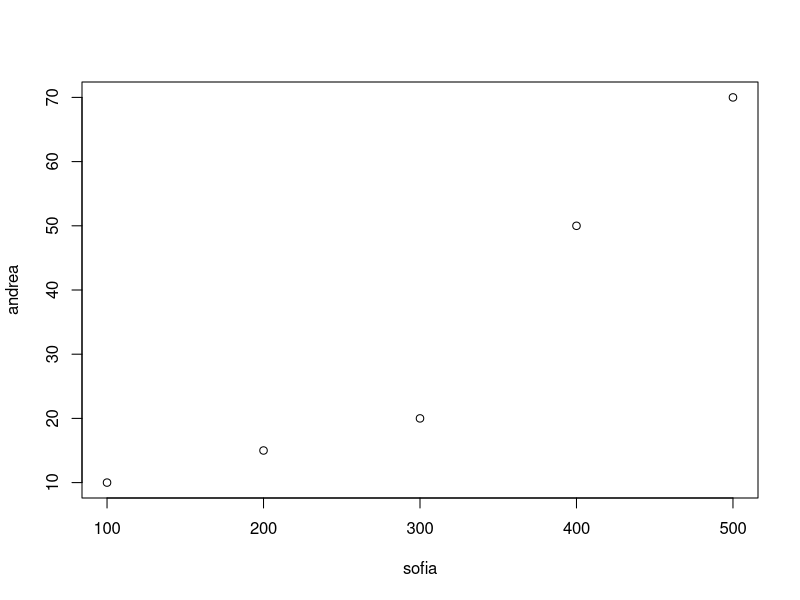
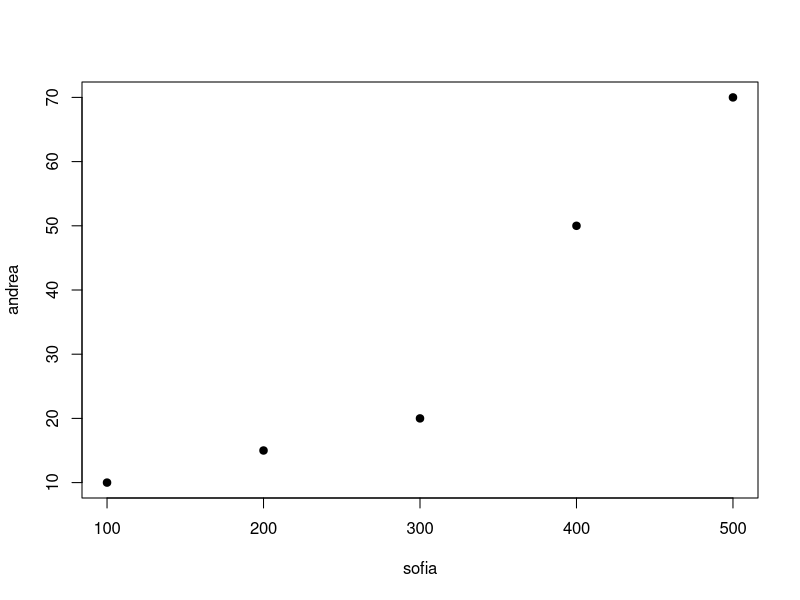
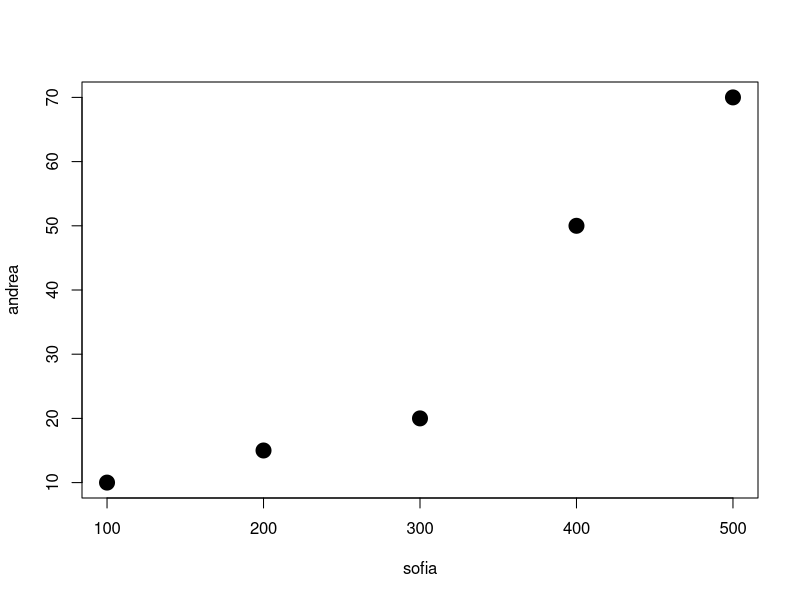
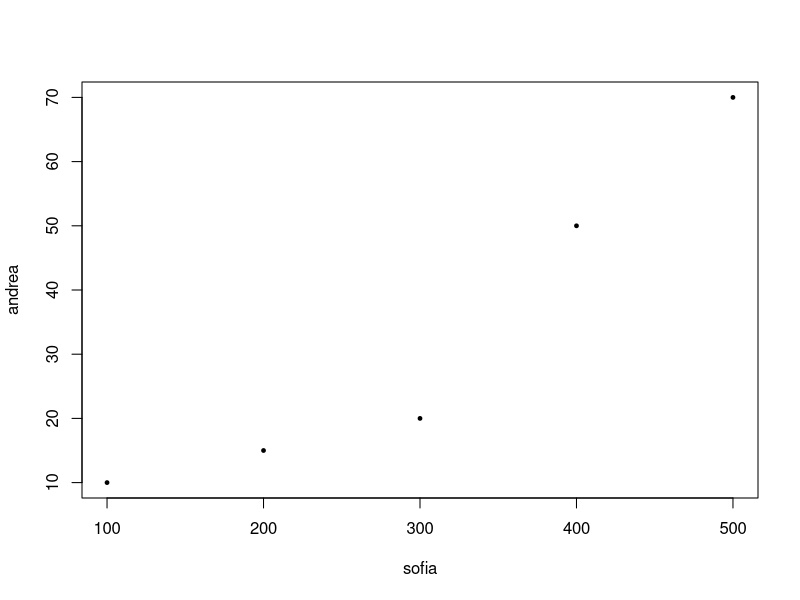
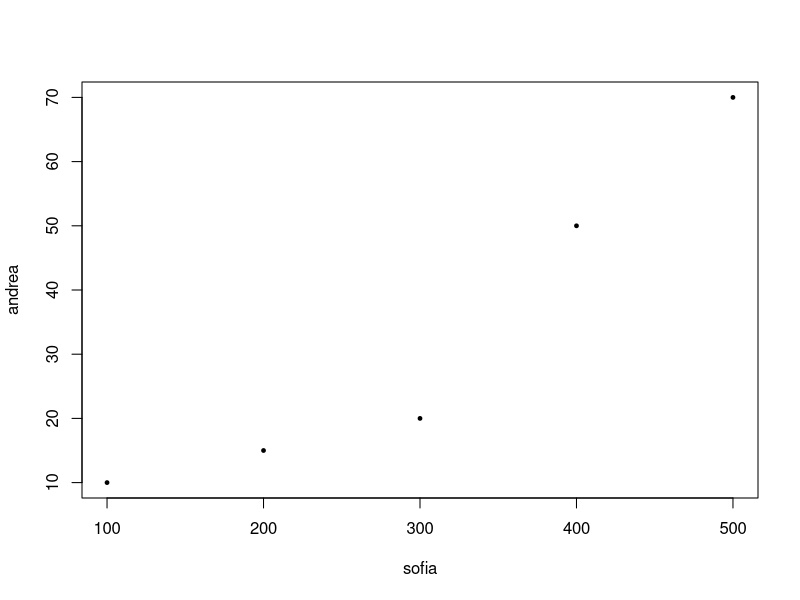
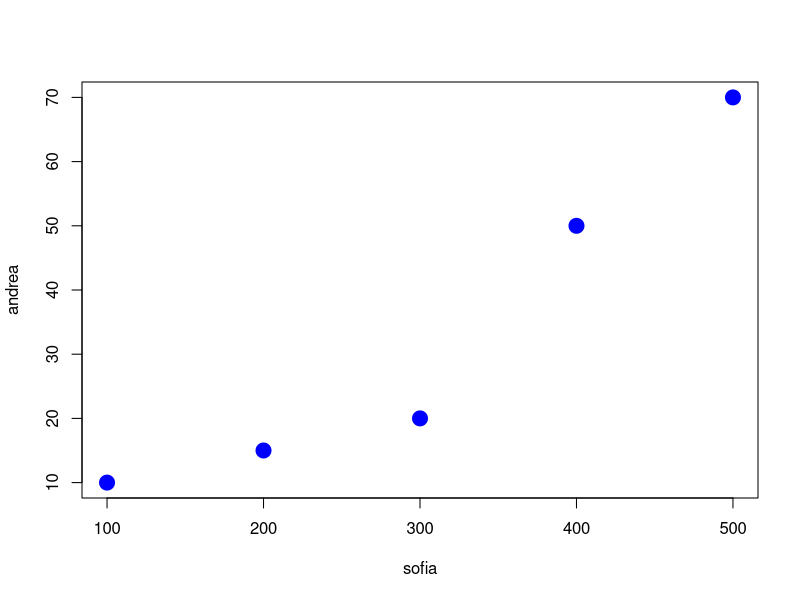
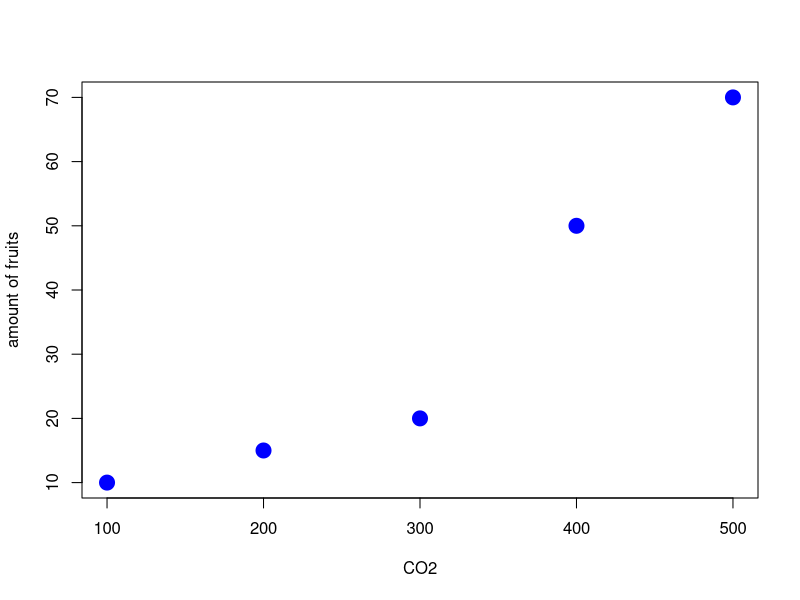

These figures' R source, in order:
# Firt script : SPATIAL ECOLOGY IN R 
# There are three important concpets:
# 1. objects
# 2. the assignment (<-)
# 3. comments (like this one!)
# 4. functions
# 5. arrays

2 + 3 # this is my first operation in R

# It is important to make use of objects
cato <- 2 + 3  # the result of the operation is assigned to an object called cato
cato

maria <- 4 + 2
maria

cato + maria

cato ^ maria

(cato + maria) ^ cato

# arrays
andrea <- c(10, 15, 20, 50, 70) # in a function arguments are separated by commas  
andrea

sofia <- c(100, 200, 300, 400, 500) # an array is a set of different elemnts
sofia

plot(sofia, andrea)

plot(sofia, andrea, pch=19)
# https://www.datanovia.com/en/blog/pch-in-r-best-tips/

plot(sofia, andrea, pch=19, cex=2)

plot(sofia, andrea, pch=19, cex=0.5)

plot(sofia, andrea, pch=19, cex=.5)

plot(sofia, andrea, pch=19, cex=2, col="blue")
# colors in R: https://r-graph-gallery.com/42-colors-names.html

plot(sofia, andrea, pch=19, cex=2, col="blue", xlab="CO2", ylab="amount of fruits")
